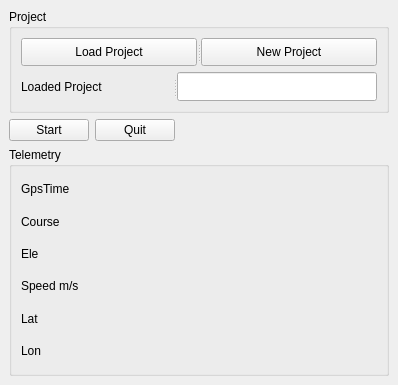
<?xml version="1.0" encoding="UTF-8"?>
<ui version="4.0">
 <class>VideoGisDockWidgetBase</class>
 <widget class="QDockWidget" name="VideoGisDockWidgetBase">
  <property name="geometry">
   <rect>
    <x>0</x>
    <y>0</y>
    <width>398</width>
    <height>385</height>
   </rect>
  </property>
  <property name="windowTitle">
   <string>VideoGis</string>
  </property>
  <widget class="QWidget" name="dockWidgetContents">
   <layout class="QVBoxLayout" name="verticalLayout_4">
    <item>
     <widget class="QGroupBox" name="groupBox_4">
      <property name="maximumSize">
       <size>
        <width>16777215</width>
        <height>104</height>
       </size>
      </property>
      <property name="title">
       <string>Project</string>
      </property>
      <property name="checkable">
       <bool>false</bool>
      </property>
      <layout class="QGridLayout" name="gridLayout_2">
       <item row="0" column="0">
        <widget class="QSplitter" name="splitter_12">
         <property name="orientation">
          <enum>Qt::Horizontal</enum>
         </property>
         <widget class="QPushButton" name="pushButton_5">
          <property name="minimumSize">
           <size>
            <width>0</width>
            <height>28</height>
           </size>
          </property>
          <property name="text">
           <string>Load Project</string>
          </property>
         </widget>
         <widget class="QPushButton" name="pushButton_7">
          <property name="minimumSize">
           <size>
            <width>0</width>
            <height>28</height>
           </size>
          </property>
          <property name="text">
           <string>New Project</string>
          </property>
         </widget>
        </widget>
       </item>
       <item row="1" column="0">
        <widget class="QSplitter" name="splitter_2">
         <property name="orientation">
          <enum>Qt::Horizontal</enum>
         </property>
         <widget class="QLabel" name="label_2">
          <property name="minimumSize">
           <size>
            <width>0</width>
            <height>29</height>
           </size>
          </property>
          <property name="text">
           <string>Loaded Project</string>
          </property>
         </widget>
         <widget class="QLineEdit" name="lineEdit_2">
          <property name="enabled">
           <bool>true</bool>
          </property>
          <property name="minimumSize">
           <size>
            <width>0</width>
            <height>29</height>
           </size>
          </property>
          <property name="text">
           <string/>
          </property>
         </widget>
        </widget>
       </item>
      </layout>
     </widget>
    </item>
    <item>
     <layout class="QVBoxLayout" name="verticalLayout">
      <item>
       <layout class="QHBoxLayout" name="horizontalLayout_3">
        <item>
         <layout class="QHBoxLayout" name="horizontalLayout_4">
          <item>
           <widget class="QPushButton" name="pushButton_2">
            <property name="text">
             <string>Start</string>
            </property>
           </widget>
          </item>
         </layout>
        </item>
        <item>
         <widget class="QPushButton" name="pushButton_8">
          <property name="text">
           <string>Quit</string>
          </property>
         </widget>
        </item>
        <item>
         <spacer name="horizontalSpacer_2">
          <property name="orientation">
           <enum>Qt::Horizontal</enum>
          </property>
          <property name="sizeHint" stdset="0">
           <size>
            <width>40</width>
            <height>20</height>
           </size>
          </property>
         </spacer>
        </item>
       </layout>
      </item>
     </layout>
    </item>
    <item>
     <widget class="QGroupBox" name="groupBox">
      <property name="title">
       <string>Telemetry</string>
      </property>
      <layout class="QVBoxLayout" name="verticalLayout_3">
       <item>
        <layout class="QVBoxLayout" name="verticalLayout_2">
         <item>
          <widget class="QLabel" name="label_14">
           <property name="text">
            <string>GpsTime</string>
           </property>
          </widget>
         </item>
         <item>
          <widget class="QLabel" name="label_15">
           <property name="text">
            <string>Course</string>
           </property>
          </widget>
         </item>
         <item>
          <widget class="QLabel" name="label_16">
           <property name="text">
            <string>Ele</string>
           </property>
          </widget>
         </item>
         <item>
          <widget class="QLabel" name="label_17">
           <property name="text">
            <string>Speed m/s</string>
           </property>
          </widget>
         </item>
         <item>
          <widget class="QLabel" name="label_19">
           <property name="text">
            <string>Lat</string>
           </property>
          </widget>
         </item>
         <item>
          <widget class="QLabel" name="label_18">
           <property name="text">
            <string>Lon</string>
           </property>
          </widget>
         </item>
        </layout>
       </item>
      </layout>
     </widget>
    </item>
   </layout>
  </widget>
 </widget>
 <resources>
  <include location="resources.qrc"/>
 </resources>
 <connections/>
</ui>
